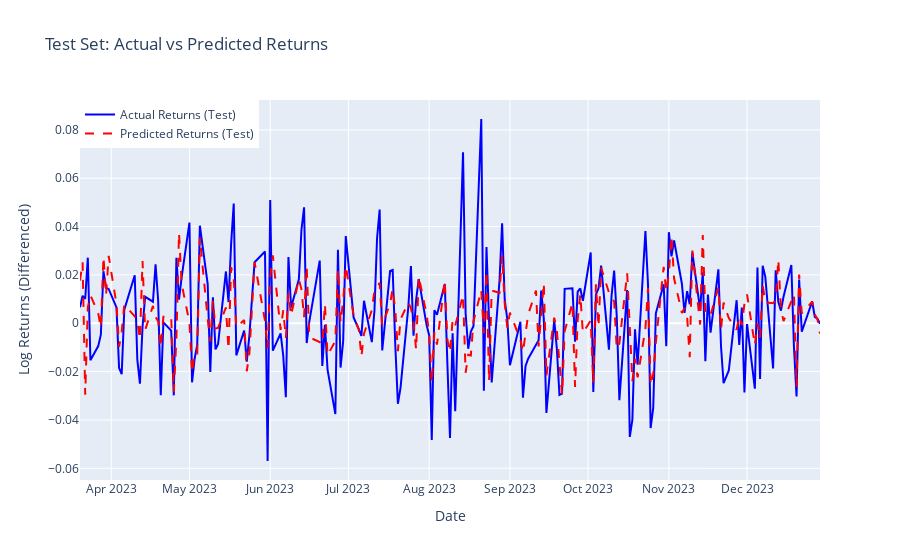

The notebook cell saved with this chart:
### Code cell
import plotly.graph_objects as go

# Create traces
fig = go.Figure()

# Actual Returns (Test)
fig.add_trace(go.Scatter(x=linear_test_df.index, 
                         y=y_test, 
                         mode='lines', 
                         name='Actual Returns (Test)',
                         line=dict(color='blue')))

# Predicted Returns (Test)
fig.add_trace(go.Scatter(x=linear_test_df.index, 
                         y=y_test_pred, 
                         mode='lines', 
                         name='Predicted Returns (Test)',
                         line=dict(color='red', dash='dash')))

# Update layout
fig.update_layout(title='Test Set: Actual vs Predicted Returns',
                  xaxis_title='Date',
                  yaxis_title='Log Returns (Differenced)',
                  legend=dict(x=0, y=1.0),
                  hovermode='x unified')

# Show the figure
fig.show()

### Figure 1 — Plotly figure (JSON) as saved in the notebook; plotly's stock layout.template omitted (floating-point values rounded to 4 significant figures; data arrays with more than 128 entries replaced by an {"elided": "..."} marker saying what was removed)
{"data": [{"line": {"color": "blue"}, "mode": "lines", "name": "Actual Returns (Test)", "type": "scatter", "x": {"elided": "197 str values"}, "y": {"elided": "197 float values"}}, {"line": {"color": "red", "dash": "dash"}, "mode": "lines", "name": "Predicted Returns (Test)", "type": "scatter", "x": {"elided": "197 str values"}, "y": {"elided": "197 float values"}}], "layout": {"hovermode": "x unified", "legend": {"x": 0, "y": 1}, "title": {"text": "Test Set: Actual vs Predicted Returns"}, "xaxis": {"title": {"text": "Date"}}, "yaxis": {"title": {"text": "Log Returns (Differenced)"}}}}
